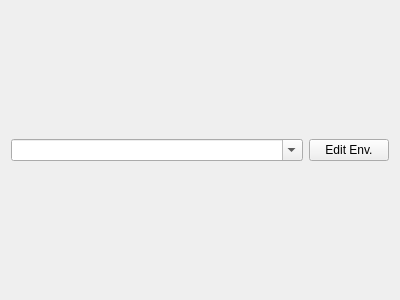
<?xml version="1.0" encoding="UTF-8"?>
<ui version="4.0">
 <class>environmentForm</class>
 <widget class="QWidget" name="environmentForm">
  <property name="geometry">
   <rect>
    <x>0</x>
    <y>0</y>
    <width>400</width>
    <height>300</height>
   </rect>
  </property>
  <property name="windowTitle">
   <string>Form</string>
  </property>
  <layout class="QHBoxLayout" name="horizontalLayout">
   <item>
    <widget class="QComboBox" name="environmentCombo">
     <property name="sizePolicy">
      <sizepolicy hsizetype="Preferred" vsizetype="Fixed">
       <horstretch>2</horstretch>
       <verstretch>0</verstretch>
      </sizepolicy>
     </property>
     <property name="editable">
      <bool>true</bool>
     </property>
    </widget>
   </item>
   <item>
    <widget class="QPushButton" name="environmentEdit">
     <property name="sizePolicy">
      <sizepolicy hsizetype="Minimum" vsizetype="Fixed">
       <horstretch>0</horstretch>
       <verstretch>0</verstretch>
      </sizepolicy>
     </property>
     <property name="text">
      <string>Edit Env.</string>
     </property>
    </widget>
   </item>
  </layout>
 </widget>
 <resources/>
 <connections/>
</ui>
